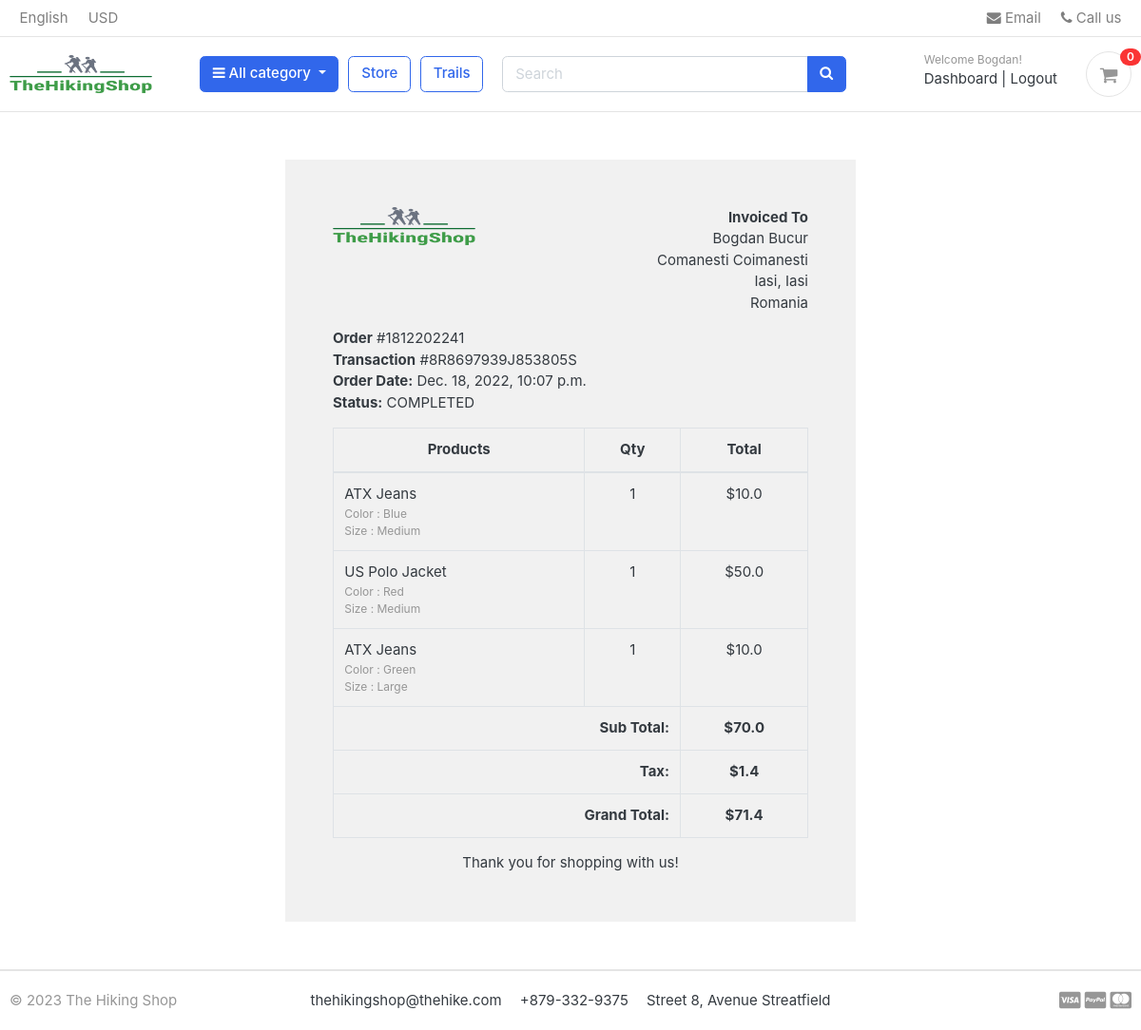
Before: /accounts/order_detail/1812202241/ (signed in) with the older database file.
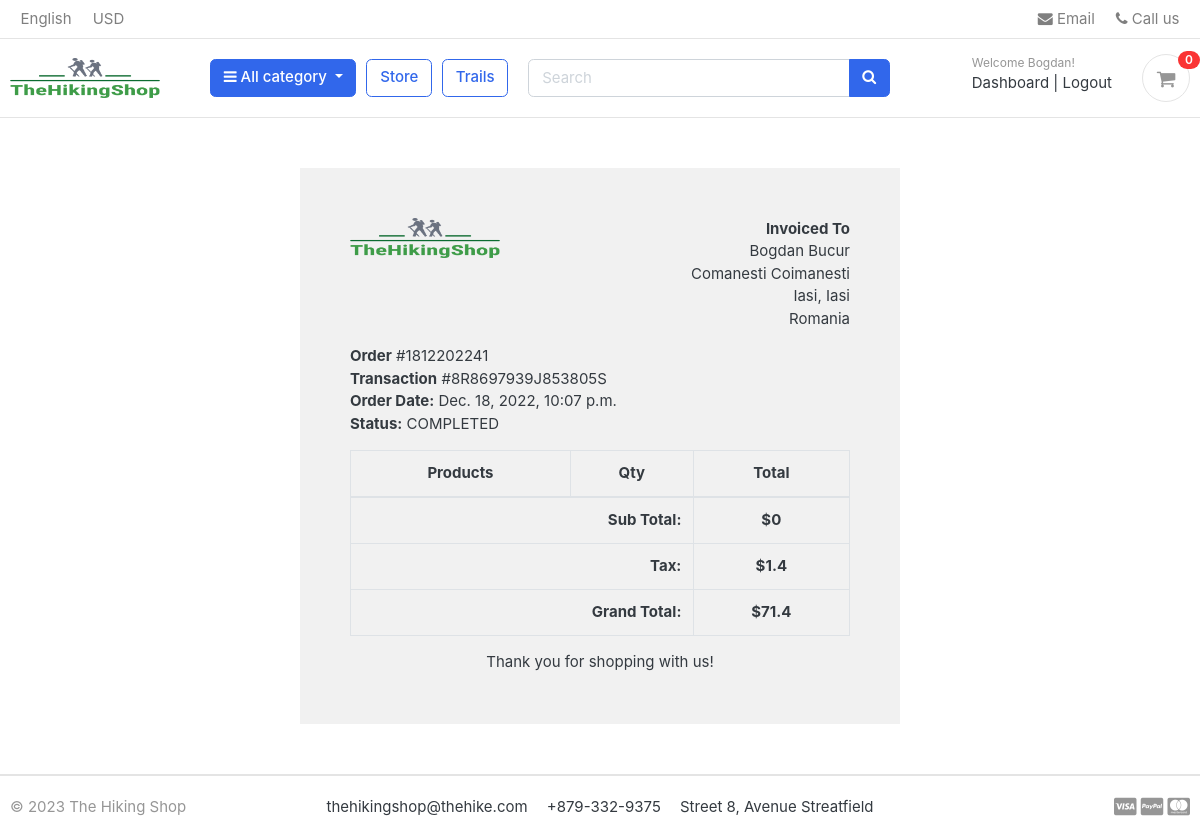
After: the same page with the newer database file.
### orders/models.py (models this page shows, shortened)
class OrderProduct(models.Model):
    order = models.ForeignKey(Order, on_delete=models.CASCADE)
    payment = models.ForeignKey(Payment, on_delete=models.SET_NULL, blank=True, null=True)
    user = models.ForeignKey(Account, on_delete=models.CASCADE)
    product = models.ForeignKey(Product, on_delete=models.CASCADE)
    variations = models.ManyToManyField(Variation, blank=True)
    quantity = models.IntegerField()
    product_price = models.FloatField()
    ordered = models.BooleanField(default=False)
    created_at = models.DateTimeField(auto_now_add=True)
    updated_at = models.DateTimeField(auto_now=True)

### store/models.py (models this page shows, shortened)
class Product(models.Model):
    product_name = models.CharField(max_length=200, unique=True)
    slug = models.SlugField(max_length=200, unique=True)
    description = models.TextField(max_length=500, blank=True)
    price = models.IntegerField()
    images = models.ImageField(upload_to='photos/products')
    stock = models.IntegerField()
    is_available = models.BooleanField(default=True)
    category = models.ForeignKey(Category, on_delete=models.CASCADE)
    created_date = models.DateTimeField(auto_now_add=True)
    modified_date = models.DateTimeField(auto_now=True)

class Variation(models.Model):
    product = models.ForeignKey(Product, on_delete=models.CASCADE)
    variation_category = models.CharField(max_length=100, choices=variation_category_choice)
    variation_value = models.CharField(max_length=100)
    is_active = models.BooleanField(default=True)
    created_date = models.DateTimeField(auto_now=True)
    objects = VariationManager()

### accounts/views.py (the view)
# urls.py: path('order_detail/<int:order_id>/', views.order_detail, name='order_detail'),
@login_required(login_url='login')
def order_detail(request, order_id):
    order_detail = OrderProduct.objects.filter(order__order_number=order_id)
    order = Order.objects.get(order_number=order_id)
    subtotal = 0
    for i in order_detail:
        subtotal += i.product_price * i.quantity
    context = {
        'order_detail': order_detail,
        'order': order,
        'subtotal': subtotal,
    }
    return render(request, 'accounts/order_detail.html', context)

### carts/context_processors.py (called while the page is built)
def counter(request):
    cart_count = 0
    if 'admin' in request.path:
        return {}
    else:
        try:
            cart = Cart.objects.filter(cart_id=_cart_id(request))
            if request.user.is_authenticated:
                cart_items = CartItem.objects.all().filter(user=request.user)
            else:
                cart_items = CartItem.objects.all().filter(cart=cart[:1])
            for cart_item in cart_items:
                cart_count += cart_item.quantity
        except Cart.DoesNotExist:
            cart_count = 0
    return dict(cart_count=cart_count)

### carts/views.py (called while the page is built)
def _cart_id(request):
    cart = request.session.session_key  # I named this cart cart1 because I don t want to get confused with func cart
    if not cart:
        cart = request.session.create()
    return cart

### category/context_processors.py (called while the page is built)
def menu_links(request):
    links = Category.objects.all()
    return dict(links=links)

### category/models.py (called while the page is built)
    def get_url(self):
        return reverse('products_by_category', args=[self.slug])

### orders/models.py (called while the page is built)
    def full_name(self):
        return f'{self.first_name} {self.last_name}'

    def full_address(self):
        return f'{self.address_line_1} {self.address_line_2}'

### templates/accounts/order_detail.html (shortened to what the changed rows need)
{% extends 'base.html' %}
{% load static %}
{% block content %}
    <div class="container"
         style="margin: 0 auto;width: 50%;padding: 50px;background: #f1f1f1;margin-top: 50px;margin-bottom: 50px;">
        <div class="row invoice row-printable">
            <div class="col-md-12">
                <div class="panel panel-default plain" id="dash_0">
                    <div class="panel-body p30">
                        <div class="row">
                            <div class="col-lg-12">
                                <div class="invoice-items">
                                    <div class="table-responsive" style="overflow: hidden; outline: none;" tabindex="0">
                                        <table class="table table-bordered">
                                            <thead>
                                            <tr>
                                                <th class="per70 text-center">Products</th>
                                                <th class="per5 text-center">Qty</th>
                                                <th class="per25 text-center">Total</th>
                                            </tr>
                                            </thead>
                                            <tbody>
                                            {% for item in order_detail %}
                                                <tr>
                                                    <td>{{ item.product.product_name }}
                                                        <p class="text-muted small">
                                                            {% if item.variations.all %}
                                                                {% for i in item.variations.all %}
                                                                    {{ i.variation_category | capfirst }} :
                                                                    {{ i.variation_value | capfirst }} <br>
                                                                {% endfor %}
                                                            {% endif %}
                                                        </p>
                                                    </td>
                                                    <td class="text-center">{{ item.quantity }}</td>
                                                    <td class="text-center">${{ item.product_price }}</td>
                                                </tr>
                                            {% endfor %}
                                            </tbody>
                                            <tfoot>
                                            <tr>
                                                <th colspan="2" class="text-right">Sub Total:</th>
                                                <th class="text-center">${{ subtotal }}</th>
                                            </tr>
                                            <tr>
                                                <th colspan="2" class="text-right">Tax:</th>
                                                <th class="text-center">${{ order.tax }}</th>
                                            </tr>
                                            <tr>
                                                <th colspan="2" class="text-right">Grand Total:</th>
                                                <th class="text-center">${{ order.order_total }}</th>
                                            </tr>
                                            </tfoot>
                                        </table>
                                    </div>
                                </div>
                            </div>
                        </div>
                    </div>
                </div>
            </div>
        </div>
    </div>
{% endblock %}

Changed rows visible on the page:
removed OrderProduct: product.product_name "ATX Jeans", quantity "1", product_price "10.0"
removed Variation: variation_category "Color", variation_value "Blue", shown under "ATX Jeans"
removed Variation: variation_category "Size", variation_value "Medium", shown under "ATX Jeans"
removed OrderProduct: product.product_name "US Polo Jacket", quantity "1", product_price "50.0"
removed Variation: variation_category "Color", variation_value "Red", shown under "US Polo Jacket"
removed Variation: variation_category "Size", variation_value "Medium", shown under "US Polo Jacket"
removed OrderProduct: product.product_name "ATX Jeans", quantity "1", product_price "10.0"
removed Variation: variation_category "Color", variation_value "Green", shown under "ATX Jeans"
removed Variation: variation_category "Size", variation_value "Large", shown under "ATX Jeans"
Other visible differences:
{{ subtotal }}: "70.0" → "0"
